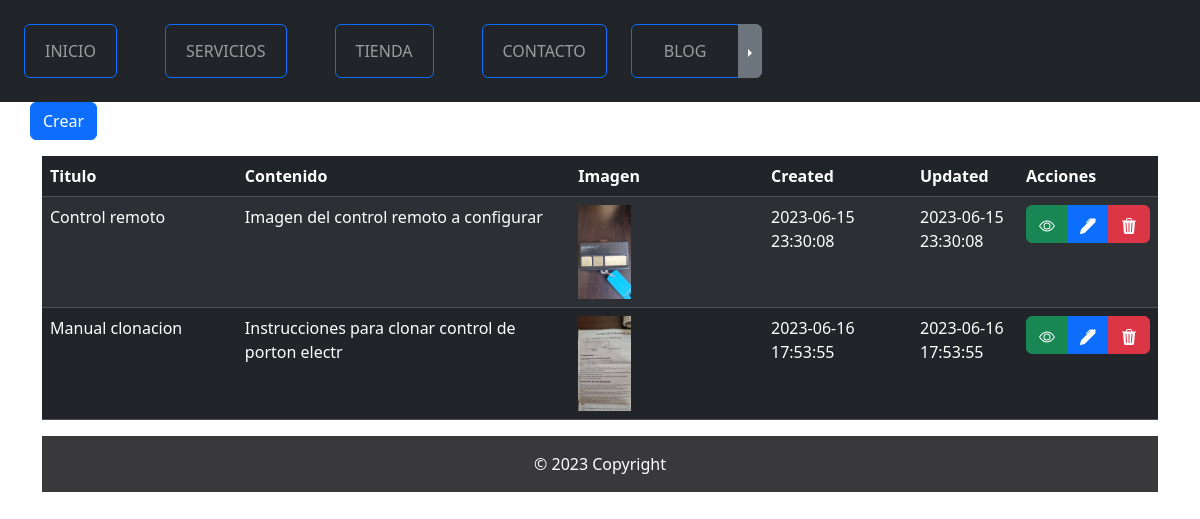
The app's page /servicios/ with its own data.
### servicios/models.py (models this page shows, shortened)
class Servicio(models.Model):
    titulo = models.CharField(max_length=50)
    contenido = models.CharField(max_length=50)
    imagen = models.ImageField(upload_to="img",help_text="Test Help")
    created = models.DateTimeField(auto_now_add=True)
    updated = models.DateTimeField(auto_now=True)
    class Meta:
        verbose_name = 'servicio'
        verbose_name_plural = 'servicios'
        db_table = 'demo_servicio'

### servicios/views.py (the view)
# urls.py: path('', ServicioListado.as_view(template_name="servicios/index.html"), name='leerservicio'),
class ServicioListado(ListView):
    model = Servicio

### servicios/templates/servicios/index.html (shortened to what this page needs)
{% extends "master.html" %}
{% block content %}
    <div class="d-flex align-items-center justify-content-center">
        <div class="table-responsive">
            <div align="left" class="btn_crear mb-3">
                <a href="crear" type="button" class="btn btn-primary">Crear</a>
            </div>
            <div class="container">
                <table class="table table-striped table-hover table-dark">
                    <thead class="thead-dark">
                        <tr>
                            <th scope="col" width="20%">Titulo</th>
                            <th scope="col" width="35%">Contenido</th>
                            <th scope="col" width="20%">Imagen</th>
                            <th scope="col" width="15%">Created</th>
                            <th scope="col" width="15%">Updated</th>
                            <th>Acciones</th>
                        </tr>
                    </thead>
                    <tbody>
                        {% for servicio in object_list  %}
                            <tr>
                                <td>{{ servicio.titulo }}</td>
                                <td>{{ servicio.contenido }}</td>
                                <td>
                                    <img src="{{ servicio.imagen.url }}"
                                         alt="{{ servicio.titulo }}"
                                         class="img-fluid"
                                         width="30%"
                                         height="30%"/>
                                </td>
                                <td>{{ servicio.created|date:"Y-m-d H:i:s" }}</td>
                                <td>{{ servicio.updated|date:"Y-m-d H:i:s" }}</td>
                                <td>
                                    <form method="post" action="eliminar/{{ servicio.id }}">
                                        <div class="btn-group">
                                            <a href="detalles/{{ servicio.id }}"
                                               title="Ver"
                                               type="button"
                                               class="btn btn-success">
                                            </a>
                                            <a href="editar/{{ servicio.id }}"
                                               title="Editar"
                                               type="button"
                                               class="btn btn-primary">
                                            </a>
                                            <button class="btn btn-danger" onclick="return eliminar();" type="submit">
                                            </button>
                                        </div>
                                    </form>
                                </td>
                            </tr>
                        {% endfor %}
                    </tbody>
                </table>
            </div>
        </div>
    </div>
{% endblock %}

### records on screen
Servicio: titulo "Control remoto", contenido "Imagen del control remoto a configurar", imagen (picture), created "2023-06-15 23:30:08", updated "2023-06-15 23:30:08"
Servicio: titulo "Manual clonacion", contenido "Instrucciones para clonar control de porton electr", imagen (picture), created "2023-06-16 17:53:55", updated "2023-06-16 17:53:55"
